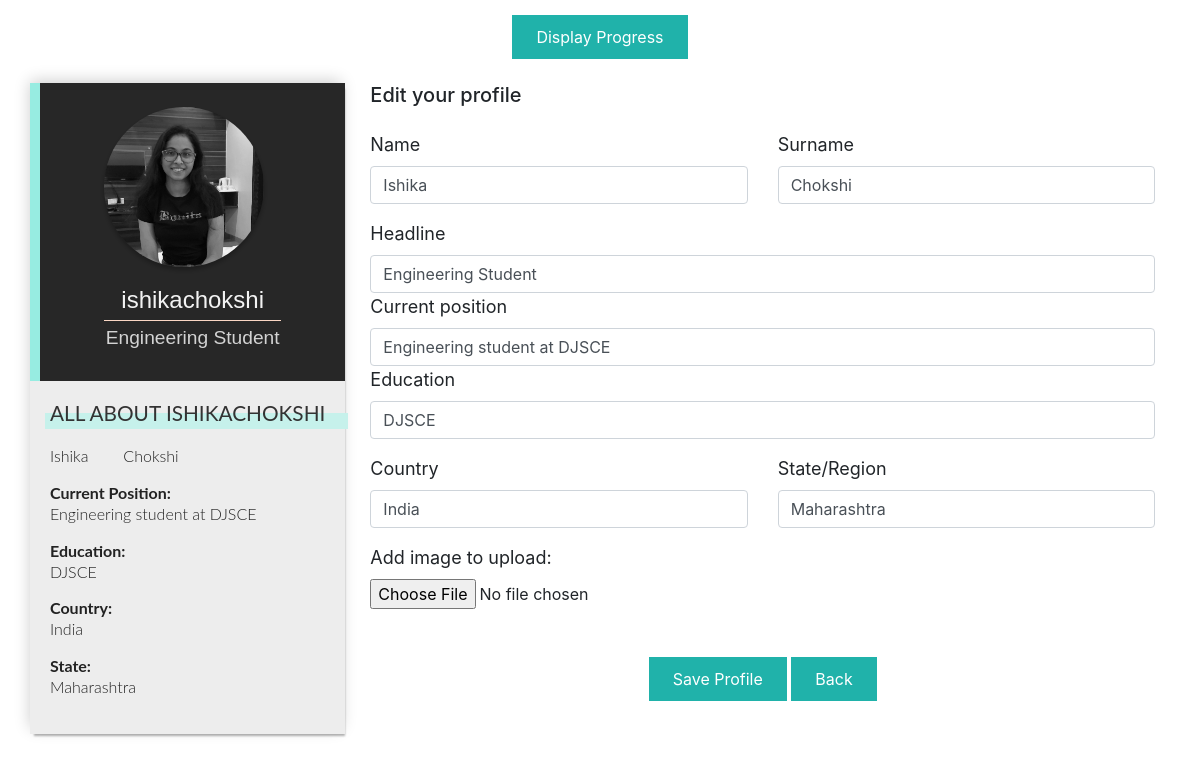
Screenshot of /profile/ (signed in) with the database file from the repository.
### tasks_app/models.py (models this page shows)
class Profile(models.Model):
    fname=models.CharField(max_length=200, null=True,blank=True)
    lname=models.CharField(max_length=200, null=True,blank=True)
    headline=models.CharField(max_length=200, null=True,blank=True)
    position=models.CharField(max_length=200, null=True,blank=True)
    education=models.CharField(max_length=200, null=True,blank=True)
    country=models.CharField(max_length=200, null=True,blank=True)
    state=models.CharField(max_length=200, null=True,blank=True)
    image=models.ImageField(upload_to='profile_image', null=True, blank=True)
    user = models.ForeignKey(User, on_delete=models.SET_NULL, null=True, blank=True)

### tasks_app/views.py (the view)
# urls.py: path('profile/', views.profile, name='profile'),
def profile(request):
    profile = Profile.objects.filter(user=request.user)
    count1=0
    count2=0
    count=0
    count3=0
    tasks = Task.objects.filter(user=request.user)
    for task in tasks:
        if(task.done):
            count1+=1
        if(task):
            count2+=1
        if(datetime.date.today() > task.duedate):
            count3+=1
    count=count2-count1-count3
    labels = 'Finished', 'Unfinished', 'Past Due'
    sizes = [count1, count, count3]
    colors = ['#000000', '#20b2aa', 'red']
    explode = (0.1, 0, 0)
    fig1, ax1 = plt.subplots()
    patches, texts, autotexts=ax1.pie(sizes, explode=explode, labels=labels, autopct='%1.1f%%',
            shadow=True, startangle=90, colors=colors)
    for autotext in autotexts:
        autotext.set_color('white')
    ax1.axis('equal')
    chart=plt.savefig('./tasks_app/static/sale_purchase_peichart.png',dpi=100)
    return render(request, "profile.html", {"profile":profile[len(profile)-1] if (len(profile)!=0) else profile})

### tasks_app/templates/profile.html (shortened to what this page needs)
<!DOCTYPE html>
<html lang="en">
<head>
    {% load static %}
    <link rel="stylesheet" href="{% static 'profile.css' %}" type="text/css">
    <link rel="stylesheet" href="https://stackpath.bootstrapcdn.com/bootstrap/4.3.1/css/bootstrap.min.css"
>
</head>
<body>
    <center>
        <button class="profile-button" onclick="myFunction()" style="margin-top: 15px;">Display Progress</button>
</center>
    <div class="container rounded bg-white mt-4 mb-4">
        <div class="row">
            <div class="col-md-2>
            <div class="side_wrapper">
                <section class="about-dev">
                    <header class="profile-card_header">
                        <div class="profile-card_header-container">
                            <div class="profile-card_header-imgbox">
                                <div class="userimage">
                                    {% if profile.image %}
                                    <img src="{{ profile.image.url }}" id="img-result">
                                    {% else %}
                                    <button class="no-image" id="img-result" disabled>Upload Image</button>
                                    {% endif %}
                                </div>
                            </div>
                            <h1>{{ user }} <span>
                                    <p id="user_headline">{{ profile.headline }}</p>
                                </span></h1>
                        </div>
                    </header>
                    <div class="profile-card_about">
                        <h2>All About {{ user }}</h2>
                        <br>
                        <br>
                        <div class="row">
                            <div class="col">
                                <p id="user_fname">
                                    {{ profile.fname }}
                                </p>
                            </div>
                            <div class="col">
                                <p id="user_lname">
                                    {{ profile.lname }}
                                </p>
                            </div>
                            <div class="col"></div>
                            <div class="col"></div>
                        </div>
                        <b>Current Position:</b>
                        <p id="user_current">{{ profile.position }}</p>
                        <b>Education:</b>
                        <p id="user_education">{{ profile.education }}</p>
                        <b>Country:</b>
                        <p id="user_country">{{ profile.country }}</p>
                        <b>State:</b>
                        <p id="user_state">{{ profile.state }}</p>
                    </div>
                </section>
            </div>
            <div class="col-md" id="editsec">
                <form action="add_profile/" method="post" enctype="multipart/form-data">
                <div class="d-flex justify-content-between align-items-center">
                    <center><h5>Edit your profile</h5></center>
                </div>
                <div class="row mt-3">
                    <div class="col-md-6"><label class="labels">Name</label><input type="text" class="form-control"
                            placeholder="Enter First Name" id="firstname" name="fname" value= "{{ profile.fname }}" ></div>
                    <div class="col-md-6"><label class="labels">Surname</label><input type="text" class="form-control"
                            placeholder=" Enter Last name" id="lastname" name="lname" value="{{ profile.lname }}" ></div>
                    </div>
                <div class="row mt-3">
                    <div class="col-md-12"><label class="labels">Headline</label><input type="text" class="form-control"
                            placeholder="Headline" id="Headline" name="headline" value="{{ profile.headline }}" ></div>
                    <div class="col-md-12"><label class="labels">Current position</label><input type="text"
                            class="form-control" placeholder="Current Position" name="position" id="posn" value="{{ profile.position }}" >
                    </div>
                    <div class="col-md-12"><label class="labels">Education</label><input type="text"
                            class="form-control" placeholder="Education" name="education" id="education" value="{{ profile.education }}" >
                    </div>
                </div>
                <div class="row mt-3">
                    <div class="col-md-6"><label class="labels">Country</label><input type="text" class="form-control"
                            placeholder="country" id="country" name="country" value="{{ profile.country }}" ></div>
                    <div class="col-md-6"><label class="labels">State/Region</label><input type="text"
                            class="form-control" placeholder="state" name="state" id="state" value="{{ profile.state }}" ></div>
            </div>
            <div class="row mt-3">
                <div class="col-md-6">
                    <label class="labels"> Add image to upload:</label>
                        <input type="file" id="img" name="image">
                </div>
            </div>
                <div class="mt-5 text-center">
                    <p>
                        <button class="profile-button" type="submit" value="submit">Save Profile</button>
                        <button class="profile-button"><a style="text-decoration: none; color: white;" href="{% url 'home' %}">Back</a></button>
                    </p>
                </div>
            </form>
            </div>
        </div>
    </div>
    {% load static %}
</body>
</html>

### tasks_app/static/profile.css (style rules this page uses)
.profile-button { background:lightseagreen; border: 0; padding: 10px 24px; color: #fff; transition: 0.4s; }
.labels { font-size: 18px; }
.userimage { border-radius: 50%; }
#img-result { cursor: pointer; margin: 0; background-size: cover; background-position: center; display: block; width: 160px; height: 160px; border-radius: 50%; box-shadow: 0 3px 5px rgba(0,0,0,.3); color: rgba(0,0,0,0); }
.about-dev { width: 100%; max-width: 26rem; margin: auto; box-shadow: 2px 4px 2px -2px rgba(0, 0, 0, .3), -2px -4px 15px -2px rgba(0, 0, 0, .2); animation: profile_in 0.8s; }
.profile-card_header-container { max-width: 16rem; margin: auto; }
.profile-card_header { background: #272727; border-left: 0.625rem solid #97ece1; padding: 1em 1em 1em; text-align: center; }
.profile-card_header img { max-width: 100%; filter: grayscale(100%); }
.profile-card_header h1 { color: #f3f3f3; font-size: 1.5rem; margin-top: 0.8em; font-family: 'Oswald', sans-serif; font-weight: normal; position: relative; }
.profile-card_header h1 span { font-size: 1.2rem; font-weight: 300; display: block; color: rgba(220, 220, 220, .95); margin-top: 0.25em; padding-top: 0.25em; border-top: 0.075em solid rgba(250, 214, 195, 1); }
.profile-card_about { line-height: 1.3; background: #ededed; padding: 20px; color: #222; font-family: 'Lato', sans-serif; }
.profile-card_about h2 { margin: 0; display: inline-block; color: #333; font-weight: normal; text-transform: uppercase; font-size: 1.3rem; position: relative; z-index: 2; vertical-align: middle; }
.profile-card_about h2::before { content: ''; position: absolute; width: 110%; height: 1rem; background: #c6f1eb; left: -5px; top: 50%; z-index: -1; }
.profile-card_about p { font-weight: 300; }
@media screen and (min-width: 33em) { .profile-card_header { padding: 1.5em 4em 1em; } }
@media screen and (min-height: 46em) { .about-dev { max-width: 26rem; } }
#editsec { float: right; margin-left: 10px; }

### rows the page displays
Profile: image (picture), headline "Engineering Student", fname "Ishika", lname "Chokshi", position "Engineering student at DJSCE", education "DJSCE", country "India", state "Maharashtra"

### other values shown
{{ user }} "ishikachokshi"
{{ user }} "ISHIKACHOKSHI"
